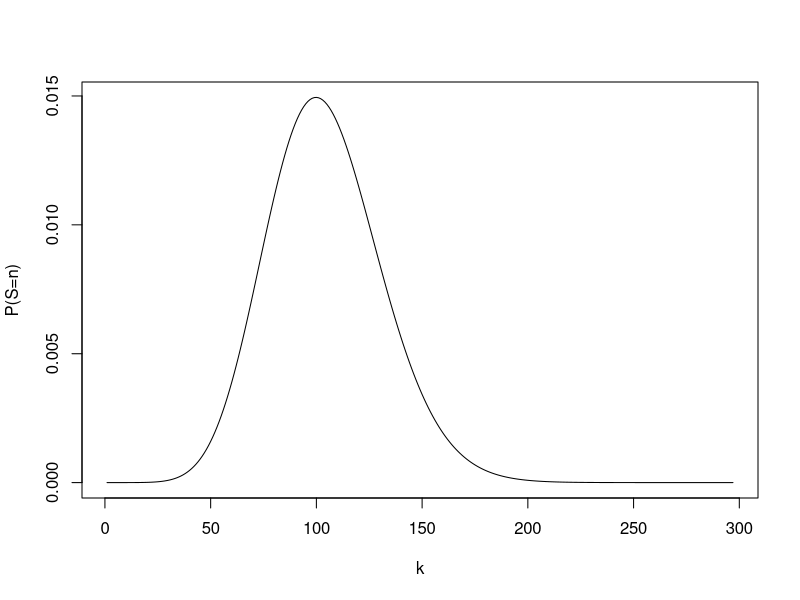
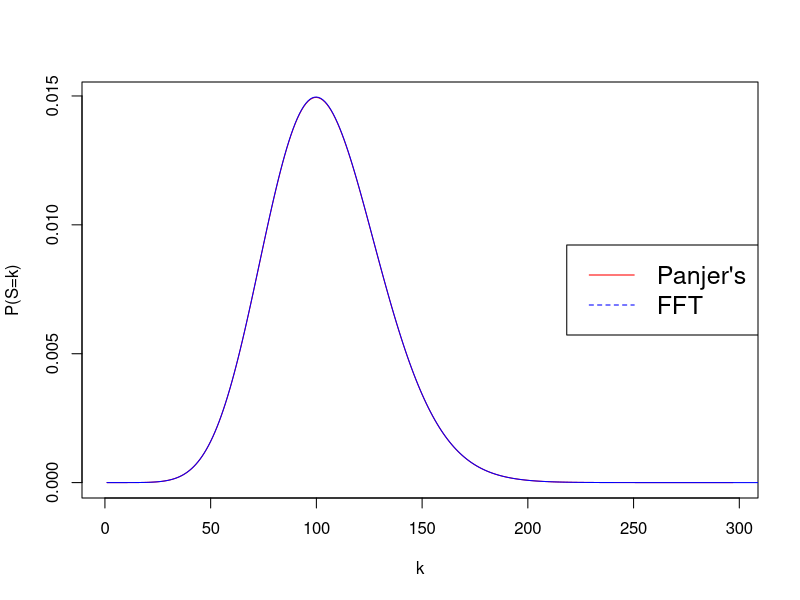
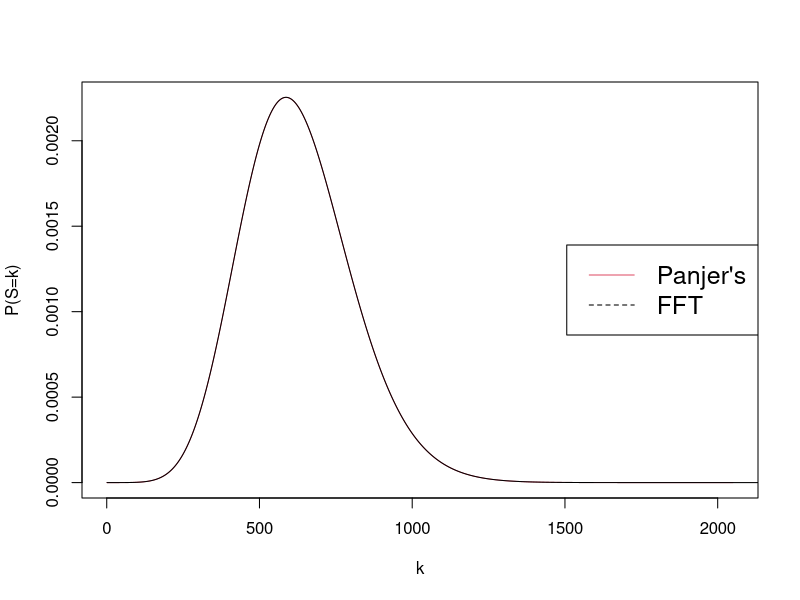
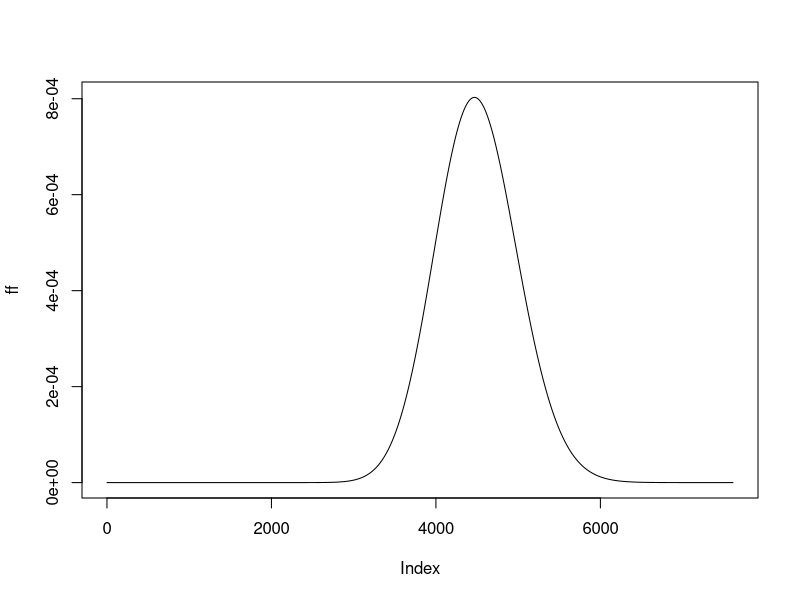
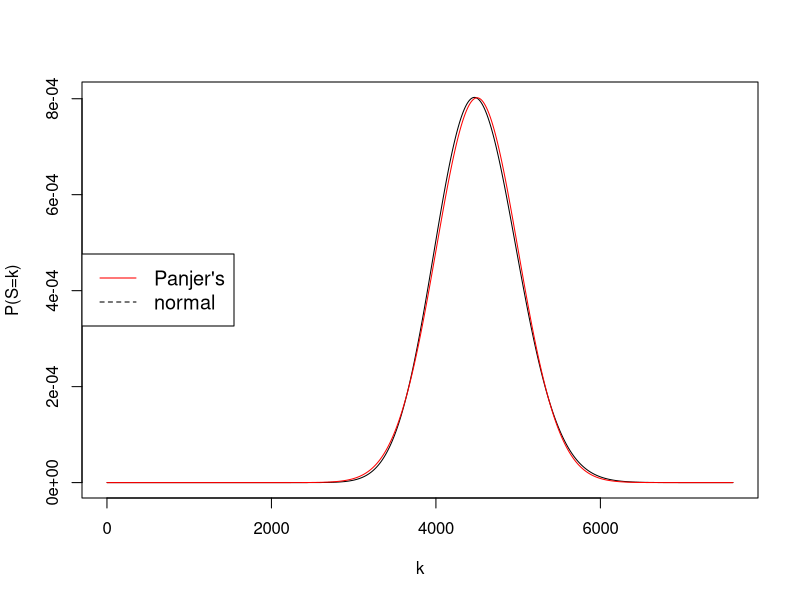
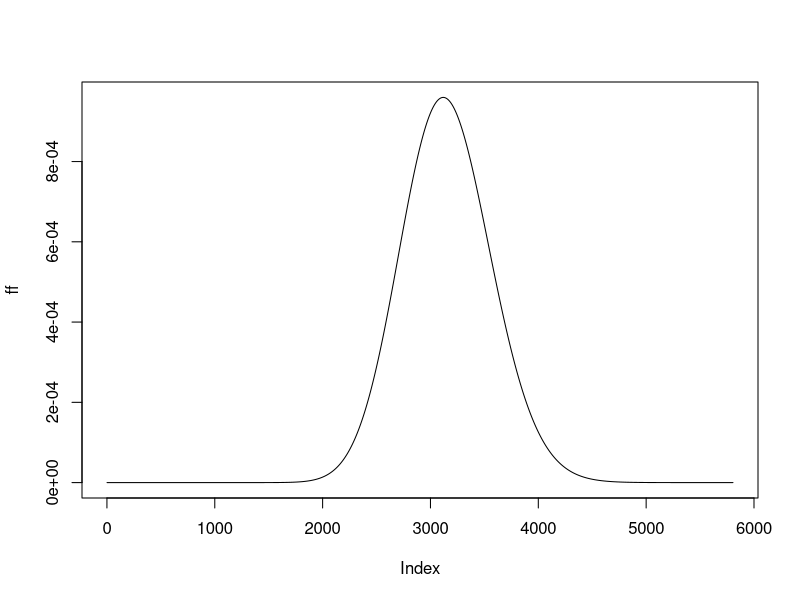
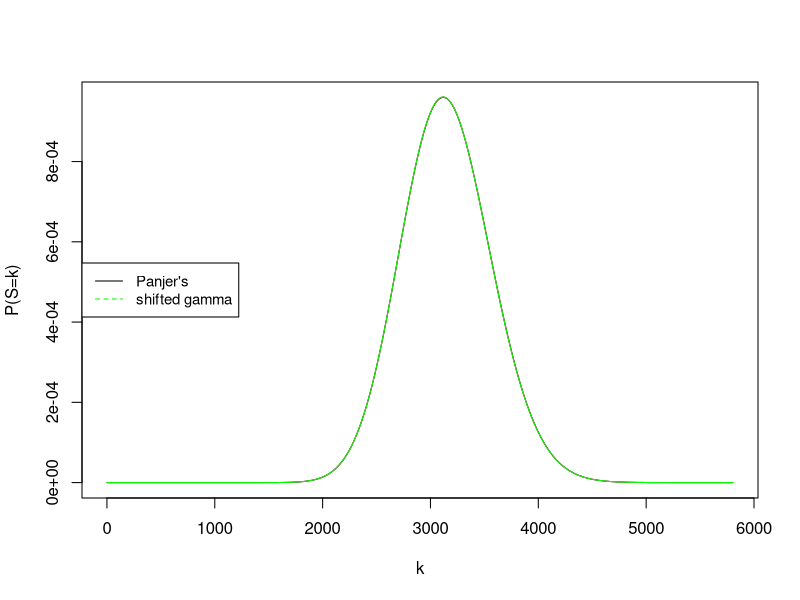

Here is the R script that generated these plots, in order:
##########################################################################################
#Determining the Accuracy of Fast Fourier Transform Technique#
#compound Poisson distribution#
##########################################################################################
########Panjer's recursion algorithm using compound Poisson distribution#### ##############
#simulating individual claim probabilities based on the negative binomial distribution
#Initialize the parameters of the negative binomial distribution.
#Initialize parameter of poisson distribution
rm(list = ls())
n <- 1023
r =5
p = 0.5
lambda<-20

prob_dist<- dnbinom(1:n, r, p)/sum(dnbinom(1:n, r, p))

Panjer.Poisson <- function (prob_dist_X , lambda)
  # prob_dist_X = vector of probabilities for the claims, prob_dist_X[1]= P(X =1),we assume that P(X = 0) = 0 
  # If the sum of p is greater than 1 or any of the values in p are less than 0,
  # then it stops the execution of the function and returns an error message.
{ 
  if (sum(prob_dist_X )>1||any(prob_dist_X <0)) stop("prob_dist_X  parameter not a density")
  #If the product of lambda and the sum of p is greater than 727.
  #if it is, then it stops the execution of the function and returns an error message.
  if (lambda * sum(prob_dist_X ) > 727) stop("Underflow")
  #Initialize the probability generating function of poisson distribution evaluated at t=0. 
  cumul <- f <- exp(-lambda * sum(prob_dist_X ))
  #Initialize the iterations
  r <- length(prob_dist_X )
  s <- 0
  repeat
  { 
    s <- s+1
    m <- min(s, r)
    # compute the next value of the Panjer recursion
    #head(prob_dist_X, m) returns the first m and rev(tail(f, m)) returns the last m elements
    last <- lambda / s * sum(1:m * head(prob_dist_X ,m) * rev(tail(f,m)))
    #Appends the newly calculated value to the f vector and updates cumul
    f <- c(f,last)
    cumul <- cumul + last
    #It loops until the cumul is close to 1
    if (cumul > 0.99999999) break 
  }
  return(f) 
}
panj<-Panjer.Poisson(prob_dist, lambda)
panj
#Calculating the mean of the distribution obtained from the Panjer' recursion.
panj_mean<- sum(panj*(0:(length(panj)-1)))
panj_mean
#Calculating the theoretical mean of the total probabilities distribution.
theoretic_mean <- lambda*sum(prob_dist*(1:(length(prob_dist))))
theoretic_mean
#Plotting the distribution obtained from the Panjer' recursion.
plot(panj, type = "l", xlab = "k", ylab = "P(S=n)")

##########fast Fourier Transform using compound Poisson distribution#######################

#fft is an in-built function that computes total claim probabilities,
f <- Re(fft(exp(lambda*(fft(c(0,prob_dist))-1)), inverse=TRUE))/n
f
#Calculating the mean of the distribution obtained from the FFT
fft_mean<- sum(f*(0:(length(f)-1)))
fft_mean
#Initialize the length of the total probabilities obtained from the 2 distributions,
nn = min(length(panj), length(f))
#calculating the variation norm of probability measures
sum(abs(panj[1:nn]-f[1:nn]))
#Plotting the distributions of total claims obtained from the two techniques
plot(panj, type = "l", xlab = "k", ylab = "P(S=k)", col = "red")
lines(f, col = "blue")
legend("right", legend=c("Panjer's", "FFT"),
       col=c("red", "blue"), lty=1:2, cex=1.5)



##########################################################################################
#Determining the Accuracy of Fast Fourier Transform Technique#
#compound negative binomial distribution#
##########################################################################################
########Panjer's recursion algorithm using compound negative binomial distribution#### ###
#simulating individual claim probabilities based on the negative binomial Distribution
#Initialize the parameters of the negative binomial distribution and length of claim probabilities
rm(list = ls())
n <- 4000
r = 25
p = 0.5
prob_dist<- dnbinom(1:n, r, p)/sum(dnbinom(1:n, r, p))
panjer_neg_binom <- function(prob_dist_X, p, r) {
  #If the sum of p is greater than 1 or any of the values in
  #p are less than 0, then it stops the execution of the function and returns an error message.
  if (sum(prob_dist_X) > 1 || any(prob_dist_X < 0)) stop("p parameter not a probability mass function")
  #Initialize the length of the probability disribution
  z <- length(prob_dist_X)
  #Initialize the first term of the Panjer's recursion 
  cumul <- (p)^r
  f <- c((p)^r)
  #Initialize r,s to enter the loop for recursion
  s <- 0
  repeat {
    s <- s + 1
    m <- min(s, z)
    # compute the next value of the Panjer recursion
    panj <- (1-p)+(((1-p)*(r-1)*(1:m))/s)
    last <-sum(panj * head(prob_dist_X, m) * rev(tail(f, m)))
    #last is appended to the f vector and updated
    f <- c(f, last)
    cumul <- cumul + last
    #The function should run until it is too close to 1
    if (cumul > 0.99999999) break
  }
  return(f)
}
panj<-panjer_neg_binom(prob_dist, p, r)
sum(panj)
#calculating the mean of the distribution obtained from the Panjer' recursion
panj_mean<- sum(panj*(0:(length(panj)-1)))
panj_mean
#Calculating the theoretical mean of the total probabilities distribution
theoretic_mean <- (r*(1-p)/p)*sum(prob_dist*(1:(length(prob_dist))))
theoretic_mean
####FFT technique using compound negative binomial distribution#############
#computing total claim probabilities using fft which is an in-built function
f <- Re(fft((p/(1 - (1 - p) * fft(c(0,prob_dist))))^r, inverse = TRUE))/n
f
#Calculating the mean of the distribution obtained from the FFT
fft_mean<- sum(f*(0:(length(f)-1)))
fft_mean
#calculating the variation norm of probability measures
nn = min(length(panj), length(f))
sum(abs(panj[1:nn]-f[1:nn]))
#Plotting the distributions of total claims obtained from the two techniques
plot(panj, type = "l", xlab = "k", ylab = "P(S=k)", col = 2)
lines(f, col = 1)
legend("right", legend=c("Panjer's", "FFT"),
       col=c(2, 1), lty=1:2, cex=1.5)




##########################################################################################
#Determining the Accuracy of Normal Approximation Technique#
#compound Poisson distribution#
##########################################################################################
#simulating individual claim probabilities and initialize the parameters
rm(list = ls())
n <- 1028
r =5
p = 0.1
lambda<-100
prob_dist<- dnbinom(1:n, r, p)/sum(dnbinom(1:n, r, p))
Panjer.Poisson <- function (prob_dist_X , lambda)
 
{ 
  if (sum(prob_dist_X )>1||any(prob_dist_X <0)) stop("prob_dist_X  parameter not a density")
  if (lambda * sum(prob_dist_X ) > 727) stop("Underflow")
  #Initialize the first term of the Panjer's recursion 
  cumul <- f <- exp(-lambda * sum(prob_dist_X ))
  # initialize the iterations
  r <- length(prob_dist_X )
  s <- 0
  repeat
  { 
    s <- s+1
    m <- min(s, r)
    # compute the next value of the Panjer recursion
    last <- lambda / s * sum(1:m * head(prob_dist_X ,m) * rev(tail(f,m)))
    #last is appended to the f vector and updated
    f <- c(f,last)
    cumul <- cumul + last
    #The function should run until it is too close to 1
    if (cumul > 0.99999999) break 
  }
  return(f) 
}

ff<-Panjer.Poisson(prob_dist, lambda)
ff
nn <- length(ff)
#Calculating the theoretical mean of the total probabilities distribution
theoretic_mean <- lambda*sum(prob_dist*(1:(length(prob_dist))))
theoretic_mean
plot(ff, type = "l")
#calculates the first and second moments of the prob_dist_X distribution.
mean_X = sum(prob_dist*1:n)
mean_X2 = sum(prob_dist*1:n*1:n)
#calculates the mean of the cumulative distribution.(poisson,mean=variance)
mean_cumul_dist = lambda*mean_X 
#calculates the standard deviation of the cumulative distribution.
sd_cumul_dist = sqrt(lambda*mean_X2)
#Plotting the distributions of total claims obtained from Panjer's recursion and normal approximation
plot(ff, type = "l",xlab = "k", ylab = "P(S=k)", col="black")
lines(dnorm(0:(nn-1), mean_cumul_dist , sd_cumul_dist), col = "red")
#initializes an empty vector
normal_approx = c()
#starts a loop that iterates from 1 to the length of the ff vector.
for(m in 1:nn){
  #calculates the corresponding Z-scores and stores the calculated probabilities
  prob_m = pnorm((m-0.5-mean_cumul_dist)/sd_cumul_dist) - pnorm((m-1.5-mean_cumul_dist)/sd_cumul_dist)
  normal_approx = c(normal_approx, prob_m)
}
#calculating the variation norm of probability measures
sum(abs(normal_approx - ff))
legend("left", legend=c("Panjer's", "normal"),
       col=c("red", "black"), lty=1:2, cex=1.2)




##########################################################################################
#Determining the Accuracy of Shifted Gamma Approximation Technique#
#compound Poisson distribution#
##########################################################################################
#simulating individual claim probabilities based on negative binomial distribution and initialize the parameters
rm(list = ls())
n <- 1028
r = 5
p = 0.1
lambda<-70
prob_dist<- dnbinom(1:n, r, p)/sum(dnbinom(1:n, r, p))
Panjer.Poisson <- function (prob_dist_X , lambda)
{ 
  if (sum(prob_dist_X )>1||any(prob_dist_X <0)) stop("prob_dist_X  parameter not a density")
  if (lambda * sum(prob_dist_X ) > 727) stop("Underflow")
  #Initialize the first term of the Panjer's recursion
  cumul <- f <- exp(-lambda * sum(prob_dist_X ))
  #Initialize the iterations
  r <- length(prob_dist_X )
  s <- 0
  repeat
  { 
    s <- s+1
    m <- min(s, r)
    # compute the next value of the Panjer recursion
    last <- lambda / s * sum(1:m * head(prob_dist_X ,m) * rev(tail(f,m)))
    #last is appended to the f vector and updated
    f <- c(f,last)
    cumul <- cumul + last
    #The function should run until it is too close to 1
    if (cumul > 0.99999999) break 
  }
  return(f) 
}

ff<-Panjer.Poisson(prob_dist, lambda)
ff
nn <- length(ff)
plot(ff, type = "l")
#calculates the first, second and third moments of the prob_dist_X distribution.
mean_X = sum(prob_dist*1:n)
mean_X 
mean_X2 = sum(prob_dist*1:n*1:n)
mean_X2 
mean_X3 = sum(prob_dist*1:n*1:n*1:n)
mean_X3
#calculates the parameters of a shifted gamma distribution
alpha = 4*lambda*(((mean_X2)^3)/((mean_X3)^2))
beta = 2*(mean_X2/mean_X3)
x0 = (lambda * mean_X) - (2*lambda*(((mean_X2)^2)/mean_X3))
#Plotting the distributions of total claims obtained from Panjer's recursion and shifted gamma approximation
plot(ff, type = "l",xlab = "k", ylab = "P(S=k)", col=1)
lines(0:(nn-1),dgamma(0:(nn-1)-x0,shape=alpha,scale= 1/beta), col = 2)
#initializes an empty vector 
sgamma_approx = c()
#starts a loop that iterates from 1 to the length of the ff vector.
for(m in 1:nn){
  #calculates the corresponding Z-scores and stores the calculated probabilities
  prob_m =pgamma(m+0.5-x0, shape=alpha,scale= 1/beta)-pgamma(m-0.5-x0, shape=alpha,scale= 1/beta)
  sgamma_approx = c(sgamma_approx, prob_m)
}
lines(sgamma_approx, col = "green")

print(sgamma_approx)
#calculating the variation norm of probability measures
sum(abs(sgamma_approx - ff))
legend("left", legend=c("Panjer's", "shifted gamma"),
       col=c(1, "green"), lty=1:2, cex=0.9)